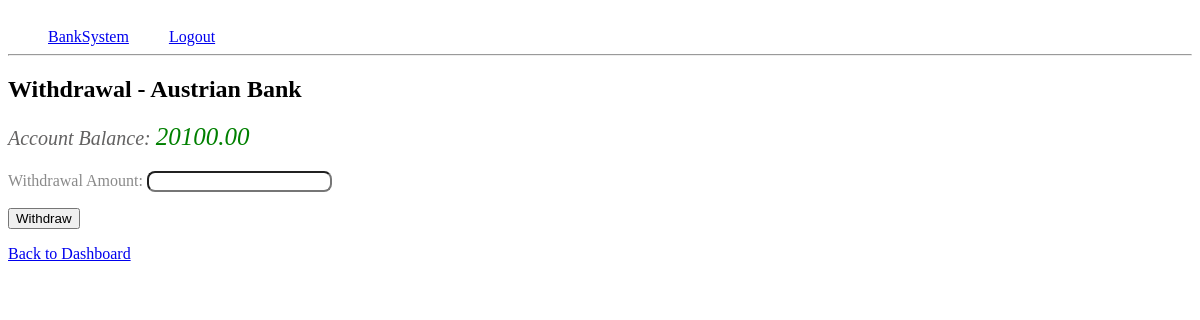
/withdraw/Austrian Bank/ (signed in), run on an earlier commit of the app's database.
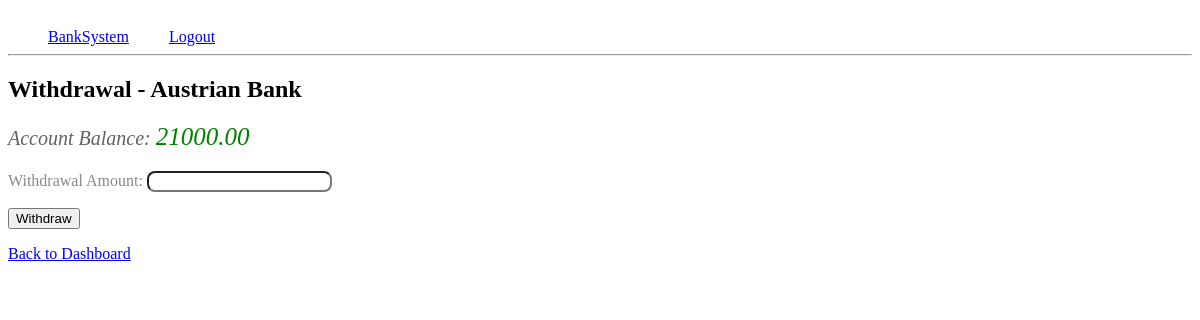
And on a later commit of the database.
### banksystem/models.py (models this page shows, shortened)
class BankAccount(models.Model):
    customer = models.ForeignKey(Customer, on_delete=models.CASCADE)
    account_number = models.CharField(max_length=20, unique=True)
    balance = models.DecimalField(max_digits=10, decimal_places=2)

### banksystem/views.py (the view, shortened to what this page needs)
# urls.py: path("withdraw/<str:account_number>/", withdraw, name="withdraw"),
@login_required(login_url="/login")
def withdraw(request, account_number):
    customer = request.user.customer
    accounts = BankAccount.objects.filter(customer=customer)
    account = accounts.filter(account_number=account_number).first()
    if account:
        if request.method == "POST":
            form = WithdrawForm(request.POST)
            if form.is_valid():
                amount = form.cleaned_data["amount"]
                if amount > account.balance:
                    return render(
                        request,
                        "withdrawal/withdraw.html",
                        {"form": form, "error_message": "Insufficient funds."},
                    )
                account.balance -= amount
                account.save()
                Transaction.objects.create(
                    bank_account=account,
                    transaction_type="Withdrawal",
                    amount=amount,
                )
                return render(
                    request,
                    "withdrawal/withdraw_success.html",
                    {"account": account, "amount": amount},
                )
        else:
            form = WithdrawForm()
        return render(
            request, "withdrawal/withdraw.html", {"form": form, "account": account}
        )
    else:
        return render(request, "withdrawal/no_accounts.html")

### banksystem/forms.py
class WithdrawForm(forms.Form):
    amount = forms.DecimalField(
        label="Withdrawal Amount",
        min_value=0.01,
        widget=forms.NumberInput(attrs={"step": "0.01"}),
    )

### templates/withdrawal/withdraw.html (shortened to what this page needs)
{% load custom_filters %}
<html>
   <head>
      <link
         rel="stylesheet"
         href="https://dhbhdrzi4tiry.cloudfront.net/cdn/sites/foundation.min.css"
         />
      <link rel="stylesheet" href="../../static/style.css" />
   </head>
   <div class="row logout-div">
      <a class="" href="{% url ''%}">BankSystem</a>
      <a class="logout" href="{% url 'user-logout'%}">Logout</a>
   </div>
   <hr />
   <div class="row small-up-1 medium-up-2 large-up-3">
      <h2>Withdrawal - {{account.account_number}}</h2>
      <p class="show-balance">Account Balance: <span class="withdraw-balance">{{account.balance}}</span></p>
      <form method="post" action="">
         {{ form.as_p }}
         <button class="button" type="submit">Withdraw</button>
      </form>
      <p><a href="{% url 'customer_dashboard' %}">Back to Dashboard</a></p>
   </div>
</html>

What changed in the data, as far as the page shows it:
changed BankAccount "Austrian Bank": balance "20100.00" → "21000.00"
